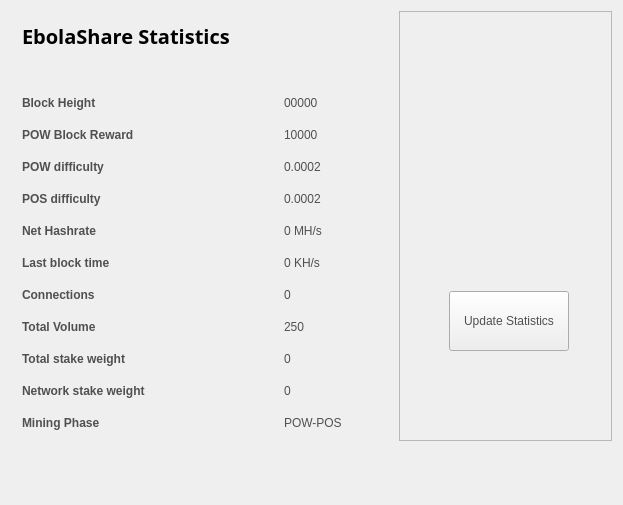
<?xml version="1.0" encoding="UTF-8"?>
<ui version="4.0">
 <class>StatisticsPage</class>
 <widget class="QWidget" name="StatisticsPage">
  <property name="windowModality">
   <enum>Qt::NonModal</enum>
  </property>
  <property name="geometry">
   <rect>
    <x>0</x>
    <y>0</y>
    <width>623</width>
    <height>505</height>
   </rect>
  </property>
  <property name="windowTitle">
   <string>Digging</string>
  </property>
  <property name="styleSheet">
   <string notr="true">color:#505050;
font-family:'Open Sans,sans-serif';</string>
  </property>
  <layout class="QGridLayout" name="gridLayout">
   <property name="sizeConstraint">
    <enum>QLayout::SetMaximumSize</enum>
   </property>
   <item row="0" column="1">
    <widget class="QFrame" name="frame">
     <property name="minimumSize">
      <size>
       <width>213</width>
       <height>0</height>
      </size>
     </property>
     <property name="frameShape">
      <enum>QFrame::StyledPanel</enum>
     </property>
     <property name="frameShadow">
      <enum>QFrame::Raised</enum>
     </property>
     <widget class="QPushButton" name="startButton">
      <property name="geometry">
       <rect>
        <x>50</x>
        <y>280</y>
        <width>120</width>
        <height>60</height>
       </rect>
      </property>
      <property name="sizePolicy">
       <sizepolicy hsizetype="Fixed" vsizetype="Fixed">
        <horstretch>0</horstretch>
        <verstretch>0</verstretch>
       </sizepolicy>
      </property>
      <property name="minimumSize">
       <size>
        <width>120</width>
        <height>60</height>
       </size>
      </property>
      <property name="autoFillBackground">
       <bool>false</bool>
      </property>
      <property name="styleSheet">
       <string notr="true"/>
      </property>
      <property name="text">
       <string>Update Statistics</string>
      </property>
     </widget>
     <widget class="QLabel" name="label">
      <property name="geometry">
       <rect>
        <x>10</x>
        <y>10</y>
        <width>191</width>
        <height>191</height>
       </rect>
      </property>
      <property name="text">
       <string/>
      </property>
      <property name="pixmap">
       <pixmap resource="../bitcoin.qrc">:/icons/coinbg</pixmap>
      </property>
      <property name="scaledContents">
       <bool>true</bool>
      </property>
     </widget>
    </widget>
   </item>
   <item row="0" column="0">
    <widget class="QFrame" name="gridFrame_2">
     <layout class="QGridLayout" name="gridLayout_4">
      <item row="3" column="0">
       <layout class="QFormLayout" name="formLayout_2">
        <property name="fieldGrowthPolicy">
         <enum>QFormLayout::FieldsStayAtSizeHint</enum>
        </property>
        <property name="horizontalSpacing">
         <number>139</number>
        </property>
        <property name="verticalSpacing">
         <number>18</number>
        </property>
        <property name="rightMargin">
         <number>0</number>
        </property>
        <item row="1" column="0">
         <widget class="QLabel" name="label_14">
          <property name="text">
           <string>&lt;html&gt;&lt;head/&gt;&lt;body&gt;&lt;p&gt;&lt;span style=&quot; font-weight:600;&quot;&gt;Block Height&lt;/span&gt;&lt;/p&gt;&lt;/body&gt;&lt;/html&gt;</string>
          </property>
         </widget>
        </item>
        <item row="1" column="1">
         <widget class="QLabel" name="heightBox">
          <property name="text">
           <string>00000</string>
          </property>
         </widget>
        </item>
        <item row="2" column="0">
         <widget class="QLabel" name="label_12">
          <property name="text">
           <string>&lt;html&gt;&lt;head/&gt;&lt;body&gt;&lt;p&gt;&lt;span style=&quot; font-weight:600;&quot;&gt;POW Block Reward&lt;/span&gt;&lt;/p&gt;&lt;/body&gt;&lt;/html&gt;</string>
          </property>
         </widget>
        </item>
        <item row="2" column="1">
         <widget class="QLabel" name="rewardBox">
          <property name="text">
           <string>10000</string>
          </property>
         </widget>
        </item>
        <item row="3" column="0">
         <widget class="QLabel" name="label_13">
          <property name="text">
           <string>&lt;html&gt;&lt;head/&gt;&lt;body&gt;&lt;p&gt;&lt;span style=&quot; font-weight:600;&quot;&gt;POW difficulty&lt;/span&gt;&lt;/p&gt;&lt;/body&gt;&lt;/html&gt;</string>
          </property>
         </widget>
        </item>
        <item row="3" column="1">
         <widget class="QLabel" name="diffBox">
          <property name="text">
           <string>0.0002</string>
          </property>
         </widget>
        </item>
        <item row="4" column="0">
         <widget class="QLabel" name="label_9">
          <property name="text">
           <string>&lt;html&gt;&lt;head/&gt;&lt;body&gt;&lt;p&gt;&lt;span style=&quot; font-weight:600;&quot;&gt;POS difficulty&lt;/span&gt;&lt;/p&gt;&lt;/body&gt;&lt;/html&gt;</string>
          </property>
         </widget>
        </item>
        <item row="4" column="1">
         <widget class="QLabel" name="diffBox2">
          <property name="text">
           <string>0.0002</string>
          </property>
         </widget>
        </item>
        <item row="5" column="1">
         <widget class="QLabel" name="pawrateBox">
          <property name="text">
           <string>0 MH/s</string>
          </property>
         </widget>
        </item>
        <item row="6" column="0">
         <widget class="QLabel" name="label3_2">
          <property name="sizePolicy">
           <sizepolicy hsizetype="Preferred" vsizetype="Maximum">
            <horstretch>0</horstretch>
            <verstretch>0</verstretch>
           </sizepolicy>
          </property>
          <property name="text">
           <string>&lt;html&gt;&lt;head/&gt;&lt;body&gt;&lt;p&gt;&lt;span style=&quot; font-weight:600;&quot;&gt;Last block time&lt;/span&gt;&lt;/p&gt;&lt;/body&gt;&lt;/html&gt;</string>
          </property>
         </widget>
        </item>
        <item row="6" column="1">
         <widget class="QLabel" name="localBox">
          <property name="text">
           <string>0 KH/s</string>
          </property>
         </widget>
        </item>
        <item row="7" column="0">
         <widget class="QLabel" name="label1_2">
          <property name="text">
           <string>&lt;html&gt;&lt;head/&gt;&lt;body&gt;&lt;p&gt;&lt;span style=&quot; font-weight:600;&quot;&gt;Connections&lt;/span&gt;&lt;/p&gt;&lt;/body&gt;&lt;/html&gt;</string>
          </property>
         </widget>
        </item>
        <item row="7" column="1">
         <widget class="QLabel" name="connectionBox">
          <property name="text">
           <string>0</string>
          </property>
         </widget>
        </item>
        <item row="8" column="0">
         <widget class="QLabel" name="label_8">
          <property name="text">
           <string>&lt;html&gt;&lt;head/&gt;&lt;body&gt;&lt;p&gt;&lt;span style=&quot; font-weight:600;&quot;&gt;Total Volume&lt;/span&gt;&lt;/p&gt;&lt;/body&gt;&lt;/html&gt;</string>
          </property>
         </widget>
        </item>
        <item row="8" column="1">
         <widget class="QLabel" name="volumeBox">
          <property name="text">
           <string>250</string>
          </property>
         </widget>
        </item>
        <item row="9" column="0">
         <widget class="QLabel" name="label_10">
          <property name="text">
           <string>&lt;html&gt;&lt;head/&gt;&lt;body&gt;&lt;p&gt;&lt;span style=&quot; font-weight:600;&quot;&gt;Total stake weight&lt;/span&gt;&lt;/p&gt;&lt;/body&gt;&lt;/html&gt;</string>
          </property>
         </widget>
        </item>
        <item row="9" column="1">
         <widget class="QLabel" name="minBox">
          <property name="text">
           <string>0</string>
          </property>
         </widget>
        </item>
        <item row="10" column="0">
         <widget class="QLabel" name="label_11">
          <property name="text">
           <string>&lt;html&gt;&lt;head/&gt;&lt;body&gt;&lt;p&gt;&lt;span style=&quot; font-weight:600;&quot;&gt;Network stake weight&lt;/span&gt;&lt;/p&gt;&lt;/body&gt;&lt;/html&gt;</string>
          </property>
         </widget>
        </item>
        <item row="10" column="1">
         <widget class="QLabel" name="maxBox">
          <property name="text">
           <string>0</string>
          </property>
         </widget>
        </item>
        <item row="11" column="0">
         <widget class="QLabel" name="label_15">
          <property name="text">
           <string>&lt;html&gt;&lt;head/&gt;&lt;body&gt;&lt;p&gt;&lt;span style=&quot; font-weight:600;&quot;&gt;Mining Phase&lt;/span&gt;&lt;/p&gt;&lt;/body&gt;&lt;/html&gt;</string>
          </property>
         </widget>
        </item>
        <item row="11" column="1">
         <widget class="QLabel" name="cBox">
          <property name="text">
           <string>POW-POS</string>
          </property>
         </widget>
        </item>
        <item row="5" column="0">
         <widget class="QLabel" name="label_16">
          <property name="text">
           <string>&lt;html&gt;&lt;head/&gt;&lt;body&gt;&lt;p&gt;&lt;span style=&quot; font-weight:600;&quot;&gt;Net Hashrate&lt;/span&gt;&lt;/p&gt;&lt;/body&gt;&lt;/html&gt;</string>
          </property>
         </widget>
        </item>
       </layout>
      </item>
      <item row="1" column="0">
       <layout class="QHBoxLayout" name="horizontalLayout_4">
        <property name="spacing">
         <number>7</number>
        </property>
        <item>
         <widget class="QLabel" name="label_5">
          <property name="font">
           <font>
            <family>Open Sans,sans-serif</family>
           </font>
          </property>
          <property name="text">
           <string>&lt;html&gt;&lt;head/&gt;&lt;body&gt;&lt;p&gt;&lt;span style=&quot; font-size:20px; font-weight:600; color:#000000;&quot;&gt;EbolaShare Statistics&lt;/span&gt;&lt;/p&gt;&lt;/body&gt;&lt;/html&gt;</string>
          </property>
         </widget>
        </item>
        <item>
         <spacer name="horizontalSpacer_2">
          <property name="orientation">
           <enum>Qt::Horizontal</enum>
          </property>
          <property name="sizeHint" stdset="0">
           <size>
            <width>40</width>
            <height>20</height>
           </size>
          </property>
         </spacer>
        </item>
       </layout>
      </item>
      <item row="2" column="0">
       <spacer name="verticalSpacer_2">
        <property name="orientation">
         <enum>Qt::Vertical</enum>
        </property>
        <property name="sizeHint" stdset="0">
         <size>
          <width>20</width>
          <height>40</height>
         </size>
        </property>
       </spacer>
      </item>
     </layout>
    </widget>
   </item>
   <item row="1" column="0">
    <spacer name="verticalSpacer">
     <property name="orientation">
      <enum>Qt::Vertical</enum>
     </property>
     <property name="sizeHint" stdset="0">
      <size>
       <width>20</width>
       <height>40</height>
      </size>
     </property>
    </spacer>
   </item>
  </layout>
 </widget>
 <layoutdefault spacing="6" margin="11"/>
 <resources/>
 <connections/>
</ui>
